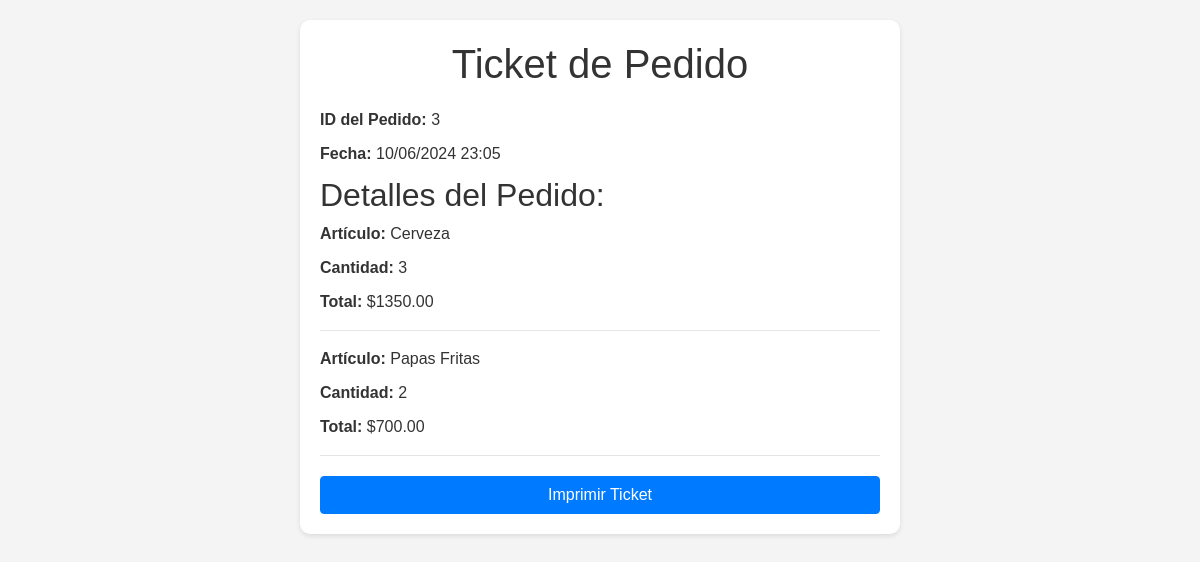
The page /ver_ticket.php?id_pedido=3 on the database its author committed.
### tables this page shows
CREATE TABLE `ordenes` (
  `id_pedido` int(11) NOT NULL,
  `fecha` datetime NOT NULL
);

CREATE TABLE `articulos_en_pedidos` (
  `id` int(11) NOT NULL,
  `id_pedido` int(11) NOT NULL,
  `id_articulo` int(11) NOT NULL,
  `cantidad` int(11) NOT NULL,
  `total` decimal(10,2) NOT NULL
);

CREATE TABLE `items` (
  `id` int(11) NOT NULL,
  `nombre` varchar(255) NOT NULL,
  `precio` decimal(10,2) NOT NULL
);

### ver_ticket.php (the view, shortened to what this page needs)
<?php
include 'conectar.php';
$id_pedido = $_GET['id_pedido'];
$sql = "SELECT o.id_pedido, o.fecha, i.nombre, io.cantidad, io.total
        FROM ordenes o
        JOIN articulos_en_pedidos io ON o.id_pedido = io.id_pedido
        JOIN items i ON io.id_articulo = i.id
        WHERE o.id_pedido = ?";
$stmt = $conn->prepare($sql);
$stmt->bind_param("i", $id_pedido);
$stmt->execute();
$result = $stmt->get_result();
$articulos_pedido = [];
while ($row = $result->fetch_assoc()) {
    $row['fecha'] = date('d/m/Y H:i', strtotime($row['fecha']));
    $articulos_pedido[] = $row;
}
?>
<!DOCTYPE html>
<html lang="es">
<head>
    <link rel="stylesheet" href="https://maxcdn.bootstrapcdn.com/bootstrap/4.5.2/css/bootstrap.min.css">
</head>
<body>
    <div class="ticket">
        <h1>Ticket de Pedido</h1>
        <?php if (!empty($articulos_pedido)): ?>
            <div class="ticket-detail"><span>ID del Pedido:</span> <?php echo $articulos_pedido[0]['id_pedido']; ?></div>
            <div class="ticket-detail"><span>Fecha:</span> <?php echo $articulos_pedido[0]['fecha']; ?></div>
            <h2>Detalles del Pedido:</h2>
            <?php foreach ($articulos_pedido as $item): ?>
                <div class="ticket-detail"><span>Artículo:</span> <?php echo $item['nombre']; ?></div>
                <div class="ticket-detail"><span>Cantidad:</span> <?php echo $item['cantidad']; ?></div>
                <div class="ticket-detail"><span>Total:</span> $<?php echo $item['total']; ?></div>
                <hr>
            <?php endforeach; ?>
        <?php else: ?>
            <p>No se encontraron detalles para este pedido.</p>
        <?php endif; ?>
        <button class="btn btn-primary print-btn" onclick="window.print()">Imprimir Ticket</button>
    </div>
</body>
</html>

### ver_ticket.php (style rules this page uses)
body { font-family: Arial, sans-serif; background-color: #f4f4f4; color: #333; padding: 20px; }
.ticket { background-color: #fff; padding: 20px; border-radius: 10px; box-shadow: 0 2px 5px rgba(0,0,0,0.1); max-width: 600px; margin: 0 auto; }
h1 { text-align: center; margin-bottom: 20px; }
.ticket-detail { margin-bottom: 10px; }
.ticket-detail span { font-weight: bold; }
.print-btn { display: block; width: 100%; margin-top: 20px; }

### rows shown on the page
ordenes: id_pedido "3"
articulos_en_pedidos: id_articulo.nombre "Cerveza", cantidad "3", total "1350.00"
articulos_en_pedidos: id_articulo.nombre "Papas Fritas", cantidad "2", total "700.00"

### other values the page prints
$articulos_pedido[0]['fecha'] "10/06/2024 23:05"
